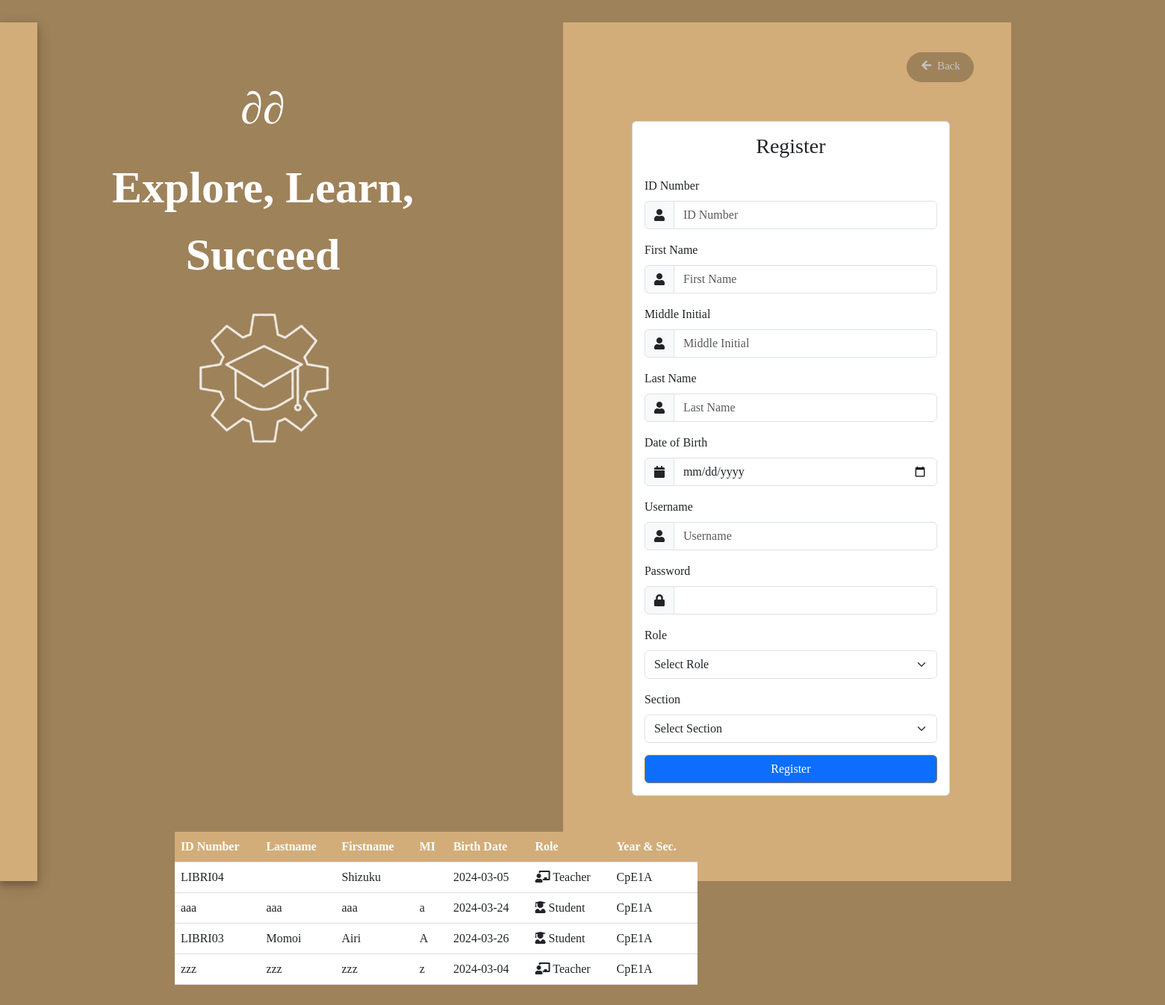
The app's page /Register.php with its own data.
### tables this page shows
CREATE TABLE `accounts` (
  `idno` varchar(12) NOT NULL,
  `lastname` varchar(50) NOT NULL,
  `firstname` varchar(50) NOT NULL,
  `mi` varchar(2) NOT NULL,
  `birthdate` date NOT NULL,
  `user_role` varchar(10) NOT NULL,
  `year_section` varchar(10) NOT NULL,
  `created_at` datetime NOT NULL DEFAULT current_timestamp(),
  `updated_at` datetime NOT NULL DEFAULT current_timestamp()
);

### Register.php (the view, shortened to what this page needs)
<?php
    include "libri_dbcon.php";
?>
<!DOCTYPE html>
<html lang="en">
<head>
    <link href="https://cdn.jsdelivr.net/npm/bootstrap@5.3.0/dist/css/bootstrap.min.css" rel="stylesheet">
  <link href="https://cdnjs.cloudflare.com/ajax/libs/font-awesome/5.15.4/css/all.min.css" rel="stylesheet">
</head>
<body>
    <div class="body">
        <div class="body-1">
            <div class="group">
            <div class="blue-streak">
        </div>
        <div class="quote">
            <p>&#8706;&#8706;</p>
            <p>Explore, Learn, <br>Succeed</p>
            <img src="images/logo-white.png" width="210">
        </div>
        </div>
        <div class="sign">
        <div class="back mt-4 ">
  <div class="rowback">
    <div class="colback">
      <a href="index.php" class="btn btn-primary"><i class="fas fa-arrow-left me-1"></i> Back</a>
        <div class="container mt-5 ">
  <div class="row">
    <div class="col-md-6">
      <div class="card">
        <div class="card-body">
          <h3 class="card-title text-center mb-4">Register</h3>
          <form action="SaveFunction.php" method="post">
            <div class="mb-3">
              <label for="idno" class="form-label">ID Number</label>
              <div class="input-group">
                <span class="input-group-text"><i class="fas fa-user"></i></span>
                <input type="text" placeholder="ID Number" id="idnumber" name="idnumber" class="form-control" required>
              </div>
            </div>
            <div class="mb-3">
              <label for="fn" class="form-label">First Name</label>
              <div class="input-group">
                <span class="input-group-text"><i class="fas fa-user"></i></span>
                <input type="text" placeholder="First Name" id="first" name="first" class="form-control" required>
              </div>
            </div>
            <div class="mb-3">
              <label for="mi" class="form-label">Middle Initial</label>
              <div class="input-group">
                <span class="input-group-text"><i class="fas fa-user"></i></span>
                <input type="text" placeholder="Middle Initial" id="mi" name="mi" class="form-control" required>
              </div>
            </div>
            <div class="mb-3">
              <label for="ln" class="form-label">Last Name</label>
              <div class="input-group">
                <span class="input-group-text"><i class="fas fa-user"></i></span>
                <input type="text" placeholder="Last Name" id="last" name="last" class="form-control" required>
              </div>
            </div>
            <div class="mb-3">
              <label for="dob" class="form-label">Date of Birth</label>
              <div class="input-group">
                <span class="input-group-text"><i class="fas fa-calendar"></i></span>
                <input type="date" id="dirth" name="birth" class="form-control" required>
              </div>
            </div>
            <div class="mb-3">
              <label for="username" class="form-label">Username</label>
              <div class="input-group">
                <span class="input-group-text"><i class="fas fa-user"></i></span>
                <input type="text" placeholder="Username" id="username" name="username" class="form-control" required>
              </div>
            </div>
            <div class="mb-3">
              <label for="password" class="form-label">Password</label>
              <div class="input-group">
                <span class="input-group-text"><i class="fas fa-lock"></i></span>
                <input type="password" id="pass" name="pass" class="form-control" required>
              </div>
            </div>
            <div class="mb-3">
              <label for="User_Level" class="form-label">Role</label>
              <select id="User_Level" name="User_Level" class="form-select" required>
                <option value="" disabled selected>Select Role</option>
              </select>
            </div>
            <div class="mb-3">
              <label for="Section" class="form-label">Section</label>
              <select id="Section" name="Section" class="form-select" required>
                        <option value="" disabled selected>Select Section</option>
              </select>
            </div>
            <div class="reg d-grid gap-2">
              <input type="submit" value="Register" name="submit" class="btn btn-primary">
            </div>
          </form>
        </div>
      </div>
    </div>
  </div>
</div>
        </div>
        </div>
<div class="box mt-5">
    <div class="col-md-12">
      <table class="table d">
        <thead>
          <tr>
            <th>ID Number</th>
            <th>Lastname</th>
            <th>Firstname</th>
            <th>MI</th>
            <th>Birth Date</th>
            <th>Role</th>
            <th>Year & Sec.</th>
          </tr>
        </thead>
        <tbody>
          <?php
            $sql = "SELECT * FROM accounts ORDER BY lastname";
            $result = $conn->query($sql);
            if ($result->num_rows > 0) {
              while ($row = $result->fetch_assoc()) {
          ?>
                <tr>
                  <td><?php echo $row['idno'] ?></td>
                  <td><?php echo $row['lastname'] ?></td>
                  <td><?php echo $row['firstname'] ?></td>
                  <td><?php echo $row['mi'] ?></td>
                  <td><?php echo $row['birthdate'] ?></td>
                  <td>
                    <?php if ($row['user_role'] == 'Teacher') : ?>
                      <i class="fas fa-chalkboard-teacher"></i> Teacher
                    <?php elseif ($row['user_role'] == 'Student') : ?>
                      <i class="fas fa-user-graduate"></i> Student
                    <?php endif; ?>
                  </td>
                  <td><?php echo $row['year_section'] ?></td>
                </tr>
          <?php
              }
            }
          ?>
        </tbody>
      </table>
    </div>
  </div>
</body>
</html>

### register.css (style rules this page uses)
* { padding: 0; margin:0; }
.body { background-color: #9e825a; height: 1900px; }
.body-1 { display: flex; }
.group { display: flex; }
.blue-streak { background-color: #d2ad79; height: 1150px; width: 50px; margin-top: 30px; margin-right: 100px; box-shadow: 0 4px 8px 0 rgba(0, 0, 0, 0.2), 0 6px 20px 0 rgba(0, 0, 0, 0.19); }
.quote { flex-direction: column; align-items: center; justify-content: center; height: 100vh; text-align: center; margin-top: 100px; }
.quote p { font-size: 60px; font-family: plushfont; font-weight: bolder; margin-left: 0px; color: white; }
.quote img { margin-left: 0; }
.sign { background-color: #d2ad79; height: 1150px; width: 600px; padding-left: 80px; margin-left: 200px; margin-top: 30px; margin-right: 20px; font-family: plushfont; border-color: #9e825a; }
.container { width: 900px !important; }
.btn.btn-primary { border-color: #9e825a; }
.box table { width: 700px; margin-left: -600px; }
.box th,td { border-bottom: 1px solid #ddd; }
.box th { background-color: #d2ad79; color: white; font-family: plushfont; }
.back a { color: #c5c6c7; background-color: #9e825a; border-radius: 25px; font-size: 15px; width: 90px; height: 40px; padding-left: 14px !important; margin-bottom: 4px; margin-left: 380px; margin-top: 16px; }

### records on screen
accounts: idno "LIBRI04", firstname "Shizuku", birthdate "2024-03-05", user_role "Teacher" (drawn), year_section "CpE1A"
accounts: idno "aaa", lastname "aaa", firstname "aaa", mi "a", birthdate "2024-03-24", user_role "Student" (drawn), year_section "CpE1A"
accounts: idno "LIBRI03", lastname "Momoi", firstname "Airi", mi "A", birthdate "2024-03-26", user_role "Student" (drawn), year_section "CpE1A"
accounts: idno "zzz", lastname "zzz", firstname "zzz", mi "z", birthdate "2024-03-04", user_role "Teacher" (drawn), year_section "CpE1A"
